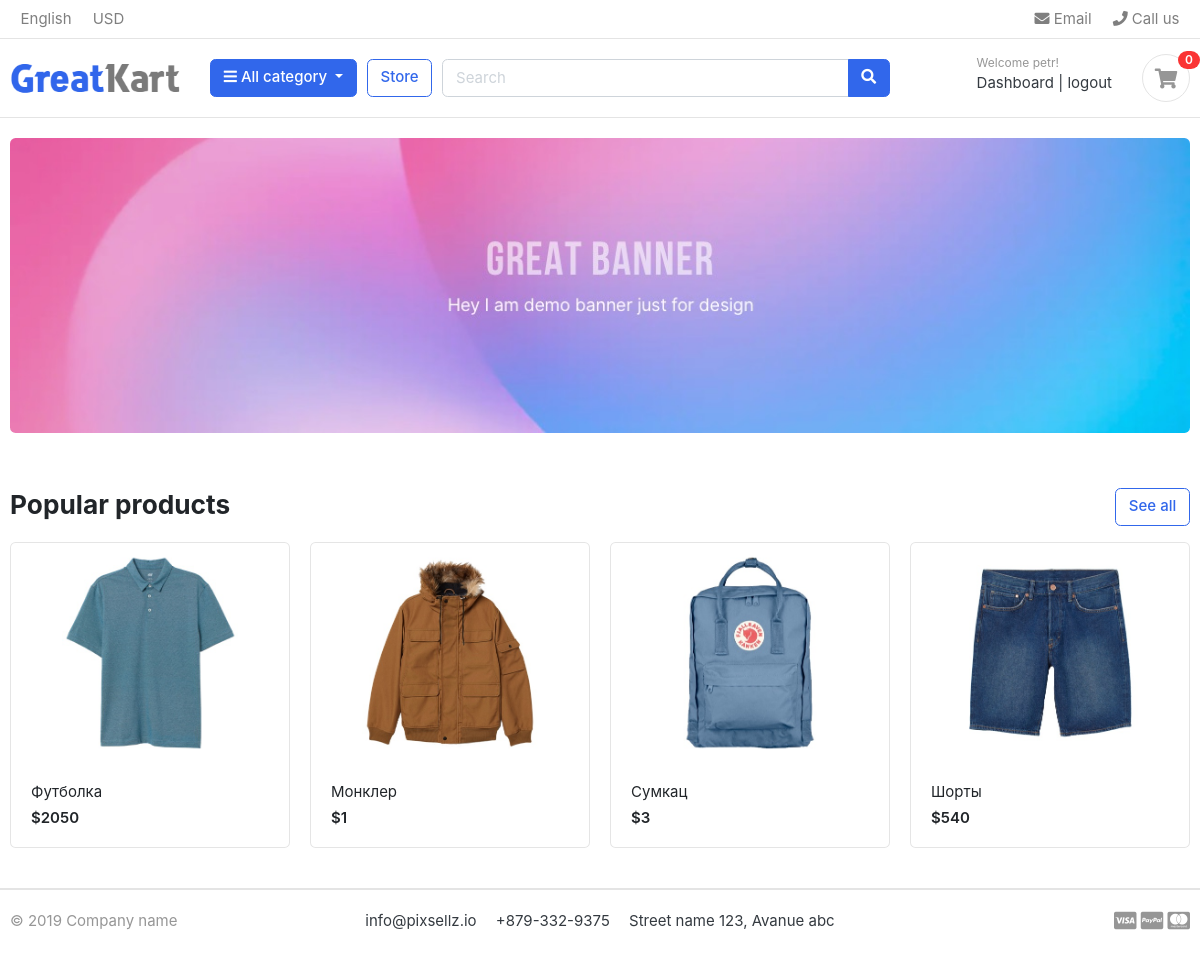
The app's page / (signed in) with its own data.
### users/models.py (models this page shows, shortened)
class Account(AbstractBaseUser):
    first_name = models.CharField(max_length=50)
    username = models.CharField(max_length=50)
    last_name = models.CharField(max_length=50)
    email = models.EmailField(max_length=128, unique=True)
    phone_number = models.CharField(max_length=50)
    is_staff = models.BooleanField(null=True)
    data_joined = models.DateTimeField(auto_now_add=True)
    last_login = models.DateTimeField(auto_now_add=True)
    is_admin = models.BooleanField(default=False)
    is_active = models.BooleanField(default=False)
    USERNAME_FIELD = 'email'
    REQUIRED_FIELDS = ['username', 'first_name', 'last_name']
    objects = MyAccountManager()
    is_verified_email = models.BooleanField(default=False)
    @property
    def is_staff(self):
        "Is the user a member of staff?"
        return self.is_admin

### store/models.py (models this page shows, shortened)
class Products(models.Model):
    product_name=models.CharField(max_length=200, unique=True)
    slug = models.SlugField(max_length=200, unique=True)
    description = models.TextField(blank=True)
    price = models.IntegerField()
    product_image = models.ImageField(upload_to='photos/products')
    stock = models.IntegerField()
    is_available = models.BooleanField(default=True)
    category = models.ForeignKey(to=Category, on_delete=models.CASCADE)
    create_date = models.DateTimeField(auto_now_add=True)
    modified_date = models.DateTimeField(auto_now=True)
    def get_url(self):
        return reverse('product:product_detail', args=[self.category.slug, self.slug])

### store/views.py (the view)
# urls.py: 2. Add a URL to urlpatterns:  path('', views.home, name='home')
def home(request):
    products = Products.objects.filter(is_available=True)
    paginator = Paginator(products, 4)
    context = {
        'products': products,
    }
    return render(request, 'store/index.html', context)

### carts/context_processors.py (called while the page is built)
def counter(request):
    cart_count = 0
    if 'admin' in request.path:
        return {}
    else:
        try:
            cart = Cart.objects.filter(cart_id=_cart_id(request))
            cart_items = CartItem.objects.all().filter(cart=cart[:1])
            for cart_item in cart_items:
                cart_count += cart_item.quantity
        except Cart.DoesNotExist:
            cart_count = 0
    return dict(cart_count=cart_count)

### carts/views.py (called while the page is built)
def _cart_id(request):   #_ is private
    cart = request.session.session_key
    if not cart:
        cart = request.session.create()
    return cart

### category/context_processors.py (called while the page is built)
def menu_links(request):
    links = Category.objects.all()
    return dict(links=links)

### store/templates/store/index.html
{% extends 'store/base.html' %}
{% load static %}
{% block section %}
    <section class="section-intro padding-y-sm">
    <div class="container">
    <div class="intro-banner-wrap">
	    <img src="/static/images/banners/1.jpg" class="img-fluid rounded">
    </div>
    </div>
    </section>
{% endblock %}
{% block section_content %}
    <section class="section-name padding-y-sm">
<div class="container">
<header class="section-heading">
	<a href="{% url 'product:products' %}" class="btn btn-outline-primary float-right">See all</a>
	<h3 class="section-title">Popular products</h3>
</header>
<div class="row">
{% for product in products %}
    <div class="col-md-3">
        <div class="card card-product-grid">
            <a href="{{ product.get_url }}" class="img-wrap"><img src="{{product.product_image.url}}"></a>
			    <figcaption class="info-wrap">
				    <a href="{{ product.get_url }}" class="title">{{ product.product_name}}</a>
				    <div class="price mt-1">${{ product.price }}</div>
			    </figcaption>
        </div>
	</div>
{% endfor %}
</div>
</div>
</section>
{% endblock %}
{% block footer %}
    <footer class="section-footer border-top">
	<div class="container">
		<section class="footer-bottom border-top row">
			<div class="col-md-2">
				<p class="text-muted"> &copy 2019 Company name </p>
			</div>
			<div class="col-md-8 text-md-center">
				<span  class="px-2">info@pixsellz.io</span>
				<span  class="px-2">+879-332-9375</span>
				<span  class="px-2">Street name 123, Avanue abc</span>
			</div>
			<div class="col-md-2 text-md-right text-muted">
				<i class="fab fa-lg fa-cc-visa"></i>
				<i class="fab fa-lg fa-cc-paypal"></i>
				<i class="fab fa-lg fa-cc-mastercard"></i>
			</div>
		</section>
	</div>
    </footer>
{% endblock %}

### store/templates/store/base.html (shortened to what this page needs)
<!DOCTYPE HTML>
<html lang="en">
<head>
<link href="/static/css/bootstrap.css" rel="stylesheet" type="text/css"/>
<link href="/static/fonts/fontawesome/css/all.min.css" type="text/css" rel="stylesheet">
<link href="/static/css/ui.css" rel="stylesheet" type="text/css"/>
<link href="/static/css/responsive.css" rel="stylesheet" media="only screen and (max-width: 1200px)" />
<link href="/static/css/rating.css" rel="stylesheet" type="text/css"/>
</head>
<body>
<header class="section-header">
<nav class="navbar p-md-0 navbar-expand-sm navbar-light border-bottom">
<div class="container">
  <div class="collapse navbar-collapse" id="navbarTop4">
    <ul class="navbar-nav mr-auto">
    	<li class="nav-item dropdown">
		 	<a href="#" class="nav-link">   English </a>
		</li>
		<li class="nav-item dropdown">
			<a href="#" class="nav-link"> USD </a>
		</li>
    </ul>
    <ul class="navbar-nav">
		<li><a href="#" class="nav-link"> <i class="fa fa-envelope"></i> Email </a></li>
		<li><a href="#" class="nav-link"> <i class="fa fa-phone"></i> Call us </a></li>
	</ul>
  </div>
</div>
</nav>
<section class="header-main border-bottom">
	<div class="container">
<div class="row align-items-center">
	<div class="col-lg-2 col-md-3 col-6">
		<a href="{% url 'index' %}" class="brand-wrap">
			<img class="logo" src="/static/images/logo.png">
		</a>
	</div>
	<div class="col-lg col-sm col-md col-6 flex-grow-0">
		<div class="category-wrap dropdown d-inline-block float-right">
			<button type="button" class="btn btn-primary dropdown-toggle" data-toggle="dropdown">
				<i class="fa fa-bars"></i> All category
			</button>
		</div>
	</div>
	<a href="{% url 'products:products' %}" class="btn btn-outline-primary">Store</a>
	<div class="col-lg  col-md-6 col-sm-12 col">
		<form action="{% url 'product:search' %}" class="search" method="GET">
			<div class="input-group w-100">
			    <input type="text" class="form-control" style="width:60%;" placeholder="Search" name="keyword">
			    <div class="input-group-append">
			      <button class="btn btn-primary" type="submit">
			        <i class="fa fa-search"></i>
			      </button>
			    </div>
		    </div>
		</form>
	</div>
	<div class="col-lg-3 col-sm-6 col-8 order-2 order-lg-3">
				<div class="d-flex justify-content-end mb-3 mb-lg-0">
				{% if user.is_authenticated%}
                    <div class="widget-header">
						<small class="title text-muted">Welcome {{ user.first_name }}!</small>
						<div>
                            <a href="{% url 'users:dashboard' %}">Dashboard</a> <span class="dark-transp"> | </span>
							<a href="{% url 'users:logout' %}"> logout</a>
						</div>
					</div>
                {% endif %}
                {% if user.is_authenticated %}
                    <a href="{% url 'cart:cart' %}" class="widget-header pl-3 ml-3">
						<div  class="icon icon-sm rounded-circle border"><i class="fa fa-shopping-cart" ></i></div>
						<span class="badge badge-pill badge-danger notify">{{ cart_count }}</span>
					</a>
                {% else %}
                    <a href="{% url 'users:login' %}" class="widget-header pl-3 ml-3">
						<div  class="icon icon-sm rounded-circle border"><i class="fa fa-shopping-cart" ></i></div>
						<span class="badge badge-pill badge-danger notify">0</span>
					</a>
                {% endif %}
				</div>
			</div>
</div>
	</div>
</section>
</header>
{% block section %}{% endblock %}
{% block section_content %}{% endblock %}
{% block footer %}{% endblock %}
</body>
</html>

### static/css/ui.css (style rules this page uses)
html { font-family: "Inter", sans-serif; font-size: 15px; }
.img-wrap { text-align: center; display: block; }
.img-wrap img { max-width: 100%; }
.icon-xs, .icon-sm, .icon-md, .icon-lg { display: inline-block; text-align: center; flex-shrink: 0; flex-grow: 0; }
.icon-sm { width: 48px; height: 48px; line-height: 48px !important; font-size: 20px; }
.padding-y-sm { padding-top: 20px; padding-bottom: 20px; }
.section-heading { margin-bottom: 20px; margin-top: 15px; }
.section-title { color: #212529; }
p:last-child { margin-bottom: 0; }
.header-main { position: relative; padding-top: 1rem; padding-bottom: 1rem; }
.brand-wrap .logo, .navbar-brand .logo { margin-right: 7px; max-height: 42px; display: inline-block; }
.widget-header { display: inline-block; vertical-align: middle; position: relative; }
.widget-header a { color: #343a40; }
.widget-header i { color: #969696; }
.widget-header .title { display: block; }
.widget-header .notify { position: absolute; top: -3px; right: -10px; }
.footer-bottom { padding-top: 20px; padding-bottom: 20px; }
[class*=card-product] a.title { color: #212529; display: block; }
[class*=card-product] .img-wrap { overflow: hidden; position: relative; }
[class*=card-product] .img-wrap img { height: 100%; max-width: 100%; width: auto; display: inline-block; -o-object-fit: cover; object-fit: cover; }
.card-product-grid { margin-bottom: 20px; }
.card-product-grid .img-wrap { border-radius: 0.2rem 0.2rem 0 0; height: 220px; }
.card-product-grid .info-wrap { overflow: hidden; padding: 18px 20px; }
.card .img-wrap { overflow: hidden; }
.notify { position: absolute; top: -4px; right: -10px; display: inline-block; padding: 0.25em 0.6em; font-size: 12px; line-height: 1; text-align: center; border-radius: 3rem; color: #fff; background-color: #fa3434; }
.price { font-weight: 600; color: #212529; }

### records on screen
Account: first_name "petr"
Products: product_image (picture), product_name "Футболка", price "2050"
Products: product_image (picture), product_name "Монклер", price "1"
Products: product_image (picture), product_name "Сумкац", price "3"
Products: product_image (picture), product_name "Шорты", price "540"

### other values on screen
{{ cart_count }} "0"
